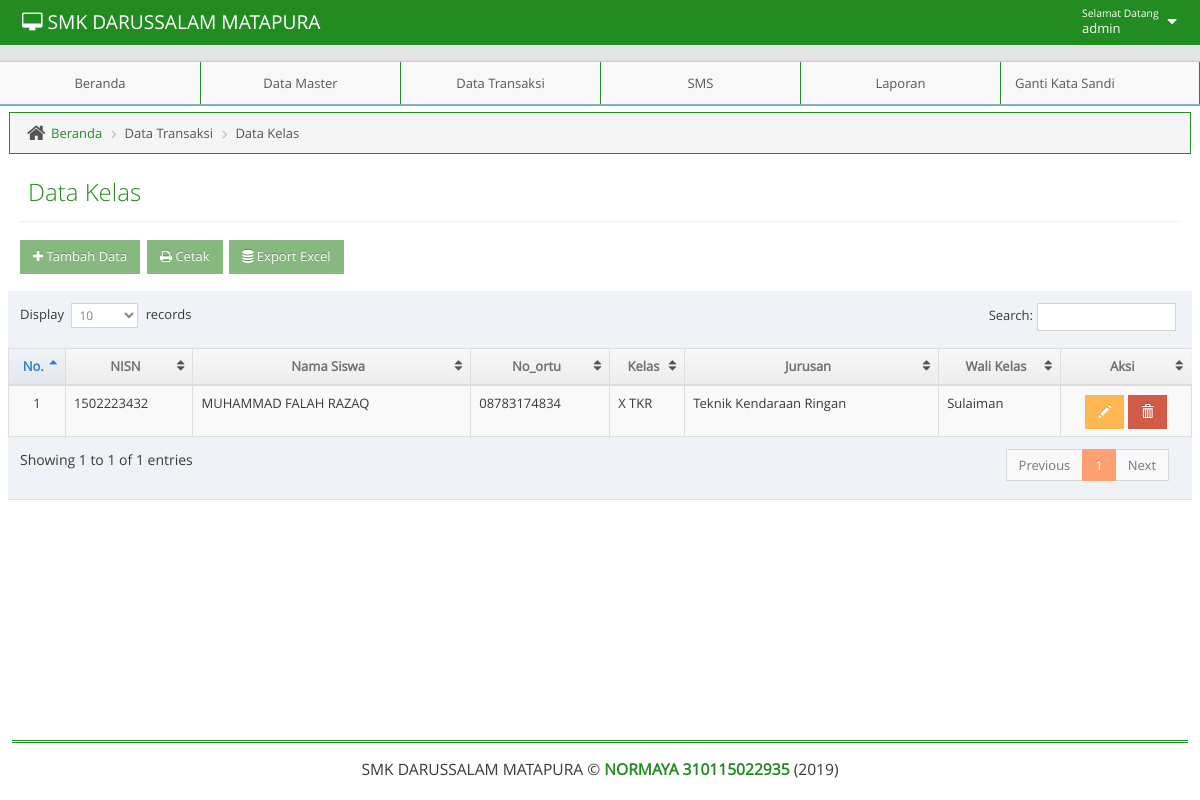
The app's page /admin/adminmainapp.php?unit=t_kelas&act=datagrid (signed in) with its own data.
### tables this page shows
CREATE TABLE IF NOT EXISTS `t_prskls` (
  `kd_prskls` int(11) NOT NULL AUTO_INCREMENT,
  `id_nis` int(50) NOT NULL,
  `id_nik` int(50) NOT NULL,
  `kd_kelas` int(11) NOT NULL,
  `kd_jurusan` int(11) NOT NULL,
  PRIMARY KEY (`kd_prskls`)
);

CREATE TABLE IF NOT EXISTS `t_siswa` (
  `id_nis` int(11) NOT NULL,
  `namas` varchar(100) NOT NULL,
  `jk` enum('Laki-Laki','Perempuan') NOT NULL,
  `tgl_lahir` date NOT NULL,
  `alamat` text NOT NULL,
  `no_ortu` varchar(50) NOT NULL,
  `kd_siswa` int(11) NOT NULL AUTO_INCREMENT,
  PRIMARY KEY (`kd_siswa`)
);

CREATE TABLE IF NOT EXISTS `t_kelas` (
  `kd_kelas` int(11) NOT NULL AUTO_INCREMENT,
  `namak` varchar(11) NOT NULL,
  `jnsk` varchar(11) NOT NULL,
  `kd_jurusan` int(11) NOT NULL,
  PRIMARY KEY (`kd_kelas`)
);

CREATE TABLE IF NOT EXISTS `t_jurusan` (
  `kd_jurusan` int(11) NOT NULL AUTO_INCREMENT,
  `namajur` varchar(50) NOT NULL,
  PRIMARY KEY (`kd_jurusan`)
);

CREATE TABLE IF NOT EXISTS `t_guru` (
  `id_nik` int(18) NOT NULL,
  `namag` varchar(50) NOT NULL,
  `jk` enum('Laki-Laki','Perempuan') NOT NULL,
  `tgl_lahir` date NOT NULL,
  `alamat` text NOT NULL,
  `no_hp` varchar(50) NOT NULL,
  `kd_guru` int(11) NOT NULL AUTO_INCREMENT,
  PRIMARY KEY (`kd_guru`)
);

### admin/unit/t_kelas.php (the view, shortened to what this page needs)
<?php
$act = $_GET['act'];
switch($act){
    case "datagrid":
        ?>
<?php
include("../admin/leftbar.php");
?>
<div class="main-content">
    <div class="main-content-inner">
	<div class="breadcrumbs ace-save-state" id="breadcrumbs">
            <ul class="breadcrumb">
                <li>
                    <i class="ace-icon fa fa-home home-icon"></i>
                    <a href="adminmainapp.php?unit=dashboard">Beranda</a>
                </li>
                <li>Data Transaksi</li>
		<li>Data Kelas</li>
            </ul>
	</div>
        <div class="page-content">
            <div class="page-header">
                <h1>Data Kelas
                </h1>
            </div>
            <h1>
                    <a href="?unit=t_kelas&act=input">
                        <button class="btn btn-sm btn-success"><i class="fa fa-plus"></i> Tambah Data</button>
                    </a>
                    <a href="?unit=tl_kelas">
                        <button class="btn btn-sm btn-success"><i class="fa fa-print"></i> Cetak</button>
                    </a>
					<a href="unit/txp_kelas.php">
                        <button class="btn btn-sm btn-success"><i class="fa fa-database"></i> Export Excel</button>
                    </a>
                </h1>
            <div class="row">
                <div class="col-xs-12">
                    <div class="row">
                        <div class="box box-primary">
                            <div class="box-body table-responsive padding">
                              <table id="datatable" class="table table-striped table-bordered table-hover">
                                <thead>
                                    <tr>
                                        <th style="text-align: center">No.</th>
                                        <th style="text-align: center">NISN</th>
                                        <th style="text-align: center">Nama Siswa</th>
                                        <th style="text-align: center">No_ortu</th>
                                        <th style="text-align: center">Kelas</th>
                                        <th style="text-align: center">Jurusan</th>
                                        <th style="text-align: center">Wali Kelas</th>
                                        <th style="text-align: center">Aksi</th>
                                    </tr>
                                </thead>
                                <tbody>
                                    <?php $no=1;
                                    $qdatagrid =" SELECT
							t_prskls.kd_prskls, t_prskls.kd_kelas, t_prskls.id_nis, t_prskls.kd_jurusan,t_prskls.id_nik,
                            t_kelas.kd_kelas, t_kelas.namak, t_kelas.jnsk,
							t_siswa.id_nis, t_siswa.namas, t_siswa.no_ortu,
							t_jurusan.kd_jurusan, t_jurusan.namajur,
							t_guru.id_nik, t_guru.namag
                            FROM
                                t_prskls
                                    JOIN t_siswa ON t_prskls.id_nis = t_siswa.id_nis
									JOIN t_kelas ON t_prskls.kd_kelas = t_kelas.kd_kelas
                                    JOIN t_jurusan ON t_prskls.kd_jurusan = t_jurusan.kd_jurusan
                                    JOIN t_guru ON t_prskls.id_nik = t_guru.id_nik ";
                                    $rdatagrid = mysqli_query($mysqli, $qdatagrid);
                                    while($ddatagrid=mysqli_fetch_assoc($rdatagrid)) {
										 echo "
                                        <tr>
                                             <td style= text-align:center>$no</td>
                                             <td style= text-align:left  >$ddatagrid[id_nis]</td>
                                             <td style= text-align:left  >$ddatagrid[namas]</td>
                                             <td style= text-align:left  >$ddatagrid[no_ortu]</td>
                                             <td style= text-align:left  >$ddatagrid[namak]  $ddatagrid[jnsk]</td>
                                             <td style= text-align:left  >$ddatagrid[namajur]</td>
                                             <td style= text-align:left  >$ddatagrid[namag]</td>
                                             <td style=text-align:center>
                                                 <a href=?unit=t_kelas&act=update&kd_prskls=$ddatagrid[kd_prskls] class='btn btn-sm btn-warning glyphicon glyphicon-pencil' ></a>
                                                 <a href=?unit=t_kelas&act=delete&kd_prskls=$ddatagrid[kd_prskls] class='btn btn-sm btn-danger glyphicon glyphicon-trash' onclick='return confirm(\"Yakin Akan Menghapus Data?\")'></a>
                                             </td>
                                        </tr>
                                        ";
                                        $no++;
                                     }
                                     ?>
                                </tbody>
                                </table>
                            </div>
                        </div>
                    </div>
                </div>
            </div>
        </div>
    </div>
</div>
<?php
include("../admin/footer.php");
?>
	</body>
</html>
 <?php
        break;
            ?>
 <?php
}

### admin/navbar.php (shortened to what this page needs)
<body class="no-skin">
        <?php
         $qupdate = "SELECT * FROM  t_admin WHERE username = '".$_SESSION['username']."'";
        $rupdate = mysqli_query($mysqli, $qupdate);
        $dupdate = mysqli_fetch_assoc($rupdate);
        ?>
        <div id="navbar" class="navbar navbar-default ace-save-state">
            <div class="navbar-container ace-save-state" id="navbar-container">
            <div class="navbar-header pull-left">
                <a href="adminmainapp.php?unit=dashboard" class="navbar-brand"><small><i class="fa fa-desktop"></i>  SMK DARUSSALAM MATAPURA </small></a>
            </div>
            <div class="navbar-buttons navbar-header pull-right" role="navigation">
              <ul class="nav ace-nav">
                <li class="light-blue dropdown-modal">
                  <a data-toggle="dropdown" href="#" class="dropdown-toggle">
                    <span class="user-info"><small>Selamat Datang</small>  <?php echo $dupdate['username']; ?></span>
                    <i class="ace-icon fa fa-caret-down"></i>
                  </a>
                </li>
              </ul>
            </div>
        </div>
    </div>

### css/tentang/style.css (style rules this page uses)
html { font-family:sans-serif; -ms-text-size-adjust:100%; -webkit-text-size-adjust:100% }
body { margin:0 }
a { background-color:transparent }
h1 { font-size:2em; margin:.67em 0 }
small { font-size:80% }
button,input,optgroup,select,textarea { color:inherit; font:inherit; margin:0 }
button { overflow:visible }
button,select { text-transform:none }
button,html input[type=button],input[type=reset],input[type=submit] { -webkit-appearance:button; cursor:pointer }
table { border-collapse:collapse; border-spacing:0 }
td,th { padding:0 }
.border-box,article,body,code,dd,div,dl,dt,fieldset,footer,form,header,html,input[type=email],input[type=password],input[type=tel],input[type=text],input[type=url],li,main,ol,p,pre,section,textarea,ul { box-sizing:border-box }

### records on screen
t_prskls: t_siswa.id_nis "1502223432", t_siswa.namas "MUHAMMAD FALAH RAZAQ", t_siswa.no_ortu "08783174834", kd_kelas.namak "X", kd_kelas.jnsk "TKR", kd_jurusan.namajur "Teknik Kendaraan Ringan", t_guru.namag "Sulaiman"

### other values on screen
$dupdate['username'] "admin"
